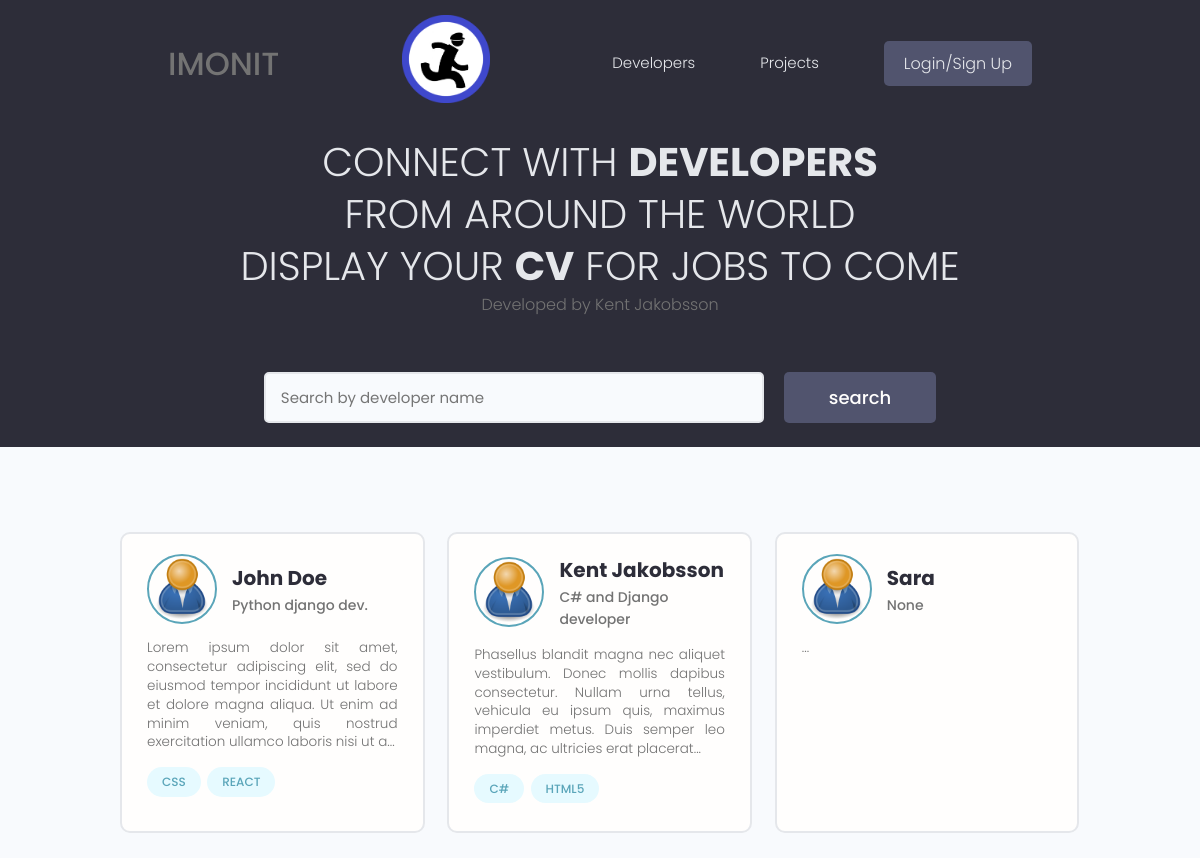
The page / on the database its author committed.
### users/models.py (models this page shows, shortened)
class Profile(models.Model):
    user = models.OneToOneField(User, on_delete=models.CASCADE, null=True, blank=True)
    name = models.CharField(max_length=200, null=True, blank=True)
    username = models.CharField(max_length=200, null=True, blank=True)
    email = models.EmailField(max_length=500, blank=True, null=True)
    phone = models.CharField(max_length=15, null=True, blank=True)
    location = models.CharField(max_length=200, null=True, blank=True)
    short_intro = models.CharField(max_length=200, blank=True, null=True)
    bio = models.TextField(max_length=2000, blank=True, null=True)
    profile_image = models.ImageField(null=True, blank=True, upload_to='profiles/', default='profiles/user-default.png')
    social_github = models.CharField(max_length=200, null=True, blank=True)
    social_linkedin = models.CharField(max_length=200, null=True, blank=True)
    social_twitter = models.CharField(max_length=200, null=True, blank=True)
    social_youtube = models.CharField(max_length=200, null=True, blank=True)
    social_stackoverflow = models.CharField(max_length=200, null=True, blank=True)
    social_website = models.CharField(max_length=200, null=True, blank=True)
    created = models.DateTimeField(auto_now_add=True)
    id = models.UUIDField(default=uuid.uuid4, unique=True, primary_key=True, editable=False)
    class Meta:
        ordering= ['created']
    @property
    def imageURL(self):
        try:
            url =self.profile_image.url
        except Exception :
            url = "/static/images/profiles/user-default.png"
        except:
            url = "/staticfiles/images/profiles/user-default.png"
        return url

class Skill(models.Model):
    owner = models.ForeignKey(Profile, on_delete=models.CASCADE, null=True,blank=True)
    name = models.CharField(max_length=200, null=True, blank=True)
    description = models.TextField(null=True, blank=True)
    created = models.DateTimeField(auto_now_add=True)
    id = models.UUIDField(default=uuid.uuid4, unique=True, primary_key=True, editable=False)
    def __str__(self):
        return str(self.name)

### users/views.py (the view)
# urls.py: path('', views.profiles, name='profiles'),
def profiles(request):
    profiles, search_query = searchProfiles(request)
    custom_range, profiles = paginateProfiles(request, profiles, 3)
    context = {'profiles': profiles, 'search': search_query, 'custom_range':custom_range}
    return render(request, 'users/profiles.html' , context)

### users/utils.py (called while the page is built)
def searchProfiles(request):
    search_query = ''
    if request.GET.get("search"):
        search_query = request.GET.get("search")
    skills = Skill.objects.filter(name__icontains=search_query)
    profiles = Profile.objects.distinct().filter(
        Q(name__icontains=search_query) |
        Q(short_intro__icontains=search_query) |
        Q(skill__in=skills))
    return profiles, search_query

def paginateProfiles(request, profiles, results):
    page = request.GET.get('page')
    paginator = Paginator(profiles,results)
    try:
        profiles = paginator.page(page)
    except PageNotAnInteger:
        page = 1
        profiles = paginator.page(page)
    except EmptyPage:
        page= paginator.num_pages
        profiles = paginator.page(page)
    left_Index = (int(page) - 4)
    if left_Index < 1:
        left_Index = 1
    right_Index = (int(page) + 5)
    if right_Index > paginator.num_pages:
        right_Index = paginator.num_pages + 1
    custom_range = range(left_Index, right_Index)
    return custom_range, profiles

### users/templates/users/profiles.html (shortened to what this page needs)
{% extends 'main.html' %}
{% block content %}
<main class="home">
    <section class="hero-section text-center">
      <div class="container container--narrow">
        <div class="hero-section__box">
          <h2>CONNECT WITH <span>DEVELOPERS</span></h2>
          <h2>FROM AROUND THE WORLD</h2>
          <h2>DISPLAY YOUR <span>CV</span> FOR JOBS TO COME</h2>
          <p>Developed by Kent Jakobsson</p>
        </div>
        <div class="hero-section__search">
          <form id="searchForm" class="form" action="{% url 'profiles' %}" method="get">
            <div class="form__field">
              <input class="input input--text" id="formInput#search" type="text" name="search"
                value="{{search}}" placeholder="Search by developer name" />
            </div>
            <input class="btn btn--sub btn--lg" type="submit" value="search" />
          </form>
        </div>
      </div>
    </section>
    <section class="devlist">
      <div class="container">
        <div class="grid grid--three">
            {% for profile in profiles %}
                <div class="column card">
                    <div class="dev">
                        <a href="{% url 'user-profile' profile.id %}" class="card__body">
                            <div class="dev__profile">
                                <img class="avatar avatar--md" src="{{ profile.imageURL}}" alt="image" />
                                <div class="dev__meta">
                                    <h3>{{profile.name}}</h3>
                                    <h5>{{profile.short_intro|slice:"60"}}</h5>
                                    </div>
                                </div>
                                <p class="dev__info">
                                 {{profile.bio|slice:"200"}}...
                                </p>
                                <div class="dev__skills">
                                {% for skill in profile.skill_set.all|slice:"5"  %}
                                <span class="tag tag--pill tag--main">
                                    <small>{{skill}}</small>
                                </span>
                                {% endfor %}
                            </div>
                        </a>
                    </div>
                </div>
             {% endfor %}
        </div>
      </div>
    </section>
  </main>
{% endblock content %}

### static/styles/app.css (style rules this page uses)
:root { --color-sub: #2d2d39; }
.btn--sub { background-color: var(--color-sub-light); }
.card { border: 2px solid var(--color-light); }
img { width: 100%; }
.hero-section { height: 40vh; display: flex; align-items: center; background-color: var(--color-sub); }
.hero-section__box { margin-bottom: 4rem; }
.hero-section__box > h2, .hero-section__box > h2 > span { font-size: 4rem; color: var(--color-light); line-height: 1.3; text-transform: uppercase; }
.hero-section__box > h2 { font-weight: 300; }
.hero-section__box > h2 > span { font-weight: 700; }
.hero-section__search > .form { display: flex; align-items: center; justify-content: center; gap: 2rem; }
.hero-section__search > .form input.input--text { width: 50rem; }
.devlist { margin-top: 8rem; }
.devlist .grid { align-items: stretch; }
.devlist .dev .dev__profile { display: flex; align-items: center; gap: 1.5rem; }
.devlist .dev .dev__meta h3 { color: var(--color-sub); font-size: 2rem; font-weight: 700; }
.devlist .dev .dev__meta h5 { color: var(--color-text); font-size: 1.4rem; font-weight: 500; }
.devlist .dev .dev__info { margin: 1.5rem 0; font-size: 1.35rem; line-height: 1.4; text-align: justify; }

### static/uikit/styles/modules/_variables.css (style rules this page uses)
:root { --color-main: #5aa5b9; --color-main-light: #e6faff; --color-sub: #3f4156; --color-sub-light: #51546e; --color-sub-lighter: #ededfd; --color-text: #737373; --color-gray: #8b8b8b; --color-light: #e5e7eb; --color-light-gray: #767676; --color-bg: #f8fafd; --color-white: #fffefd; --color-white-light: #f3f3f3; --color-success: #359e64; --color-success-bg: #def8e8; --color-error: #fc4b0b; --color-error-bg: #fff2ee; --font-base: 'Poppins', arial, helvetica, 'Segoe UI', roboto, ubuntu, sans-serif; --font-monospace: 'Fira Code', 'Courier New', courier, monospace; --font-regular: 300; --font-medium: 500; --font-bold: 700; --generic-shadow: 1px 1px 5px #00000010; --generic-transition: all 0.3s ease-in-out; }

### static/uikit/styles/modules/_base.css (style rules this page uses)
* { margin: 0; padding: 0; box-sizing: border-box; text-rendering: optimizeLegibility; color: inherit; font-size: inherit; }
html { font-size: 50%; }
@media only screen and (min-width: 480px) { html { font-size: 56.25%; } }
@media only screen and (min-width: 1200px) { html { font-size: 62.5%; } }
body { line-height: 1.6; font-weight: 400; font-size: 1.5rem; color: var(--color-text); background-color: var(--color-bg); min-height: 100vh; }

### static/uikit/styles/modules/_typography.css (style rules this page uses)
* { font-family: var(--font-base); }
h2 { font-size: 3.6rem; font-weight: var(--font-bold); }
h3 { font-size: 3.2rem; font-weight: var(--font-medium); }
h5 { font-size: 2.4rem; font-weight: var(--font-medium); }
h5, h6 { font-weight: var(--font-regular); }
p, span, strong { font-size: 1.6rem; color: var(--color-text); font-weight: var(--font-regular); }
a { padding-bottom: 2px; text-decoration: none; display: inline-block; color: var(--color-main); font-weight: var(--font-medium); }

### static/uikit/styles/modules/_utilities.css (style rules this page uses)
.container { width: 92%; max-width: 165rem; margin: 0 auto; box-sizing: border-box; }
.container--narrow { width: 92%; max-width: 120rem; }
@media screen and (min-width: 1000px) { .container { width: 90%; } }
@media screen and (min-width: 1000px) { .container--narrow { width: 85%; } }
@media screen and (min-width: 1200px) { .container { width: 80%; } }
@media screen and (min-width: 1200px) { .container--narrow { width: 72%; } }
.text-center { text-align: center; }

### static/uikit/styles/modules/_avatar.css (style rules this page uses)
.avatar { border-radius: 50%; border: 2px solid var(--color-main); object-fit: cover; }
.avatar--md { height: 7rem; width: 7rem; }

### static/uikit/styles/modules/_button.css (style rules this page uses)
.btn { display: inline-block; position: relative; cursor: pointer; background-color: var(--color-light); font-weight: var(--font-medium); color: var(--color-sub); text-decoration: none; padding: 1rem 2rem; border-radius: 0.5rem; border: none; width: -webkit-fit-content; width: -moz-fit-content; width: fit-content; height: -webkit-fit-content; height: -moz-fit-content; height: fit-content; font-size: 1.6rem; outline-width: 0; outline-color: transparent; -webkit-backface-visibility: hidden; backface-visibility: hidden; transition: all 0.3s ease-in-out; }
.btn--sub { background-color: var(--color-sub); color: var(--color-white); }
.btn--lg { font-size: 1.8rem; padding: 1.2rem 4.5rem; }

### static/uikit/styles/modules/_card.css (style rules this page uses)
.card { border-radius: 1rem; background-color: var(--color-white); border: 1.5px solid var(--color-light); width: auto; height: auto; margin-top: 0.5rem; margin-bottom: 0.5rem; overflow: hidden; }
.card__body, .card__header { padding: 2rem 2.5rem; }

### rows shown on the page
Profile: imageURL (placeholder picture), name "John Doe", short_intro "Python django dev.", bio "Lorem ipsum dolor sit amet, consectetur adipiscing elit, sed do eiusmod tempor incididunt ut labore et dolore magna aliqua. Ut enim ad minim veniam, quis nostrud exercitation ullamco laboris nisi ut a"
Skill: name "CSS"
Skill: name "REACT"
Profile: name "Kent Jakobsson", short_intro "C# and Django developer", bio "Phasellus blandit magna nec aliquet vestibulum. Donec mollis dapibus consectetur. Nullam urna tellus, vehicula eu ipsum quis, maximus imperdiet metus. Duis semper leo magna, ac ultricies erat placerat"
Skill: name "C#"
Skill: name "HTML5"
Profile: imageURL (placeholder picture), name "Sara", short_intro "None"
